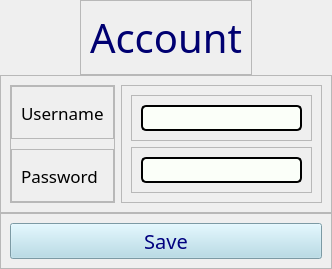
               <widget class="QWidget" name="page18">
                <layout class="QVBoxLayout" name="verticalLayout_89">
                 <property name="spacing">
                  <number>0</number>
                 </property>
                 <property name="leftMargin">
                  <number>0</number>
                 </property>
                 <property name="topMargin">
                  <number>0</number>
                 </property>
                 <property name="rightMargin">
                  <number>0</number>
                 </property>
                 <property name="bottomMargin">
                  <number>0</number>
                 </property>
                 <item alignment="Qt::AlignHCenter|Qt::AlignVCenter">
                  <widget class="QFrame" name="frame_108">
                   <property name="styleSheet">
                    <string notr="true">color: rgb(0, 0, 113);</string>
                   </property>
                   <property name="frameShape">
                    <enum>QFrame::StyledPanel</enum>
                   </property>
                   <property name="frameShadow">
                    <enum>QFrame::Raised</enum>
                   </property>
                   <layout class="QVBoxLayout" name="verticalLayout_96">
                    <item>
                     <widget class="QLabel" name="label_43">
                      <property name="font">
                       <font>
                        <family>Arial Rounded MT Bold</family>
                        <pointsize>30</pointsize>
                       </font>
                      </property>
                      <property name="styleSheet">
                       <string notr="true">border-color: rgb(251, 255, 249);</string>
                      </property>
                      <property name="text">
                       <string>Account</string>
                      </property>
                     </widget>
                    </item>
                   </layout>
                  </widget>
                 </item>
                 <item>
                  <widget class="QFrame" name="frame_109">
                   <property name="frameShape">
                    <enum>QFrame::StyledPanel</enum>
                   </property>
                   <property name="frameShadow">
                    <enum>QFrame::Raised</enum>
                   </property>
                   <layout class="QHBoxLayout" name="horizontalLayout_31">
                    <item>
                     <widget class="QFrame" name="frame_111">
                      <property name="frameShape">
                       <enum>QFrame::StyledPanel</enum>
                      </property>
                      <property name="frameShadow">
                       <enum>QFrame::Raised</enum>
                      </property>
                      <layout class="QVBoxLayout" name="verticalLayout_90">
                       <property name="spacing">
                        <number>10</number>
                       </property>
                       <property name="leftMargin">
                        <number>0</number>
                       </property>
                       <property name="topMargin">
                        <number>0</number>
                       </property>
                       <property name="rightMargin">
                        <number>0</number>
                       </property>
                       <property name="bottomMargin">
                        <number>0</number>
                       </property>
                       <item>
                        <widget class="QFrame" name="frame_113">
                         <property name="styleSheet">
                          <string notr="true">border-color: rgb(173, 216, 230);</string>
                         </property>
                         <property name="frameShape">
                          <enum>QFrame::StyledPanel</enum>
                         </property>
                         <property name="frameShadow">
                          <enum>QFrame::Raised</enum>
                         </property>
                         <layout class="QVBoxLayout" name="verticalLayout_91">
                          <item>
                           <widget class="QLabel" name="label_3">
                            <property name="font">
                             <font>
                              <family>Arial Rounded MT Bold</family>
                              <pointsize>13</pointsize>
                             </font>
                            </property>
                            <property name="styleSheet">
                             <string notr="true">border-color:none
</string>
                            </property>
                            <property name="text">
                             <string>Username</string>
                            </property>
                           </widget>
                          </item>
                         </layout>
                        </widget>
                       </item>
                       <item>
                        <widget class="QFrame" name="frame_114">
                         <property name="styleSheet">
                          <string notr="true">border-color: rgb(173, 216, 230);</string>
                         </property>
                         <property name="frameShape">
                          <enum>QFrame::StyledPanel</enum>
                         </property>
                         <property name="frameShadow">
                          <enum>QFrame::Raised</enum>
                         </property>
                         <layout class="QVBoxLayout" name="verticalLayout_92">
                          <item>
                           <widget class="QLabel" name="label_42">
                            <property name="font">
                             <font>
                              <family>Arial Rounded MT Bold</family>
                              <pointsize>13</pointsize>
                             </font>
                            </property>
                            <property name="styleSheet">
                             <string notr="true">border-color: none</string>
                            </property>
                            <property name="text">
                             <string>Password</string>
                            </property>
                           </widget>
                          </item>
                         </layout>
                        </widget>
                       </item>
                      </layout>
                     </widget>
                    </item>
                    <item>
                     <widget class="QFrame" name="frame_112">
                      <property name="styleSheet">
                       <string notr="true">border-color: rgb(173, 216, 230);</string>
                      </property>
                      <property name="frameShape">
                       <enum>QFrame::StyledPanel</enum>
                      </property>
                      <property name="frameShadow">
                       <enum>QFrame::Raised</enum>
                      </property>
                      <layout class="QVBoxLayout" name="verticalLayout_93">
                       <item>
                        <widget class="QFrame" name="frame_115">
                         <property name="styleSheet">
                          <string notr="true">border-color: none
</string>
                         </property>
                         <property name="frameShape">
                          <enum>QFrame::StyledPanel</enum>
                         </property>
                         <property name="frameShadow">
                          <enum>QFrame::Raised</enum>
                         </property>
                         <layout class="QVBoxLayout" name="verticalLayout_94">
                          <item>
                           <widget class="QLineEdit" name="lineEdit_22">
                            <property name="font">
                             <font>
                              <pointsize>13</pointsize>
                             </font>
                            </property>
                            <property name="styleSheet">
                             <string notr="true">border: 2px solid  ;
border-radius: 5px;
background-color: rgb(251, 255, 249);
</string>
                            </property>
                           </widget>
                          </item>
                         </layout>
                        </widget>
                       </item>
                       <item>
                        <widget class="QFrame" name="frame_116">
                         <property name="styleSheet">
                          <string notr="true">border-color: none
</string>
                         </property>
                         <property name="frameShape">
                          <enum>QFrame::StyledPanel</enum>
                         </property>
                         <property name="frameShadow">
                          <enum>QFrame::Raised</enum>
                         </property>
                         <layout class="QVBoxLayout" name="verticalLayout_95">
                          <item>
                           <widget class="QLineEdit" name="lineEdit_23">
                            <property name="font">
                             <font>
                              <pointsize>13</pointsize>
                             </font>
                            </property>
                            <property name="styleSheet">
                             <string notr="true">border: 2px solid  ;
border-radius: 5px;
background-color: rgb(251, 255, 249);
</string>
                            </property>
                           </widget>
                          </item>
                         </layout>
                        </widget>
                       </item>
                      </layout>
                     </widget>
                    </item>
                   </layout>
                  </widget>
                 </item>
                 <item alignment="Qt::AlignTop">
                  <widget class="QFrame" name="frame_110">
                   <property name="frameShape">
                    <enum>QFrame::StyledPanel</enum>
                   </property>
                   <property name="frameShadow">
                    <enum>QFrame::Raised</enum>
                   </property>
                   <layout class="QVBoxLayout" name="verticalLayout_97">
                    <item>
                     <widget class="QPushButton" name="save_button_acc">
                      <property name="font">
                       <font>
                        <family>Arial Rounded MT Bold</family>
                        <pointsize>15</pointsize>
                       </font>
                      </property>
                      <property name="styleSheet">
                       <string notr="true">color: rgb(0, 0, 127);
background-color: rgb(173, 216, 230);
border-color: rgb(173, 216, 230);</string>
                      </property>
                      <property name="text">
                       <string>Save</string>
                      </property>
                     </widget>
                    </item>
                   </layout>
                  </widget>
                 </item>
                </layout>
               </widget>
